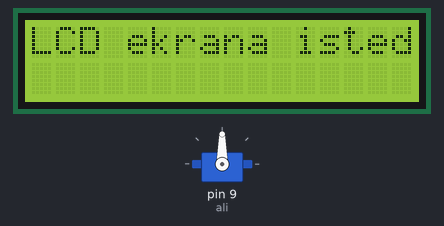
Recording of a sketch running on a simulated Arduino Uno, built with avr-gcc and run on an emulated ATmega328P. Parts: 16×2 character LCD, servo.

Above: at 0.1 s.
At 2.1 s:
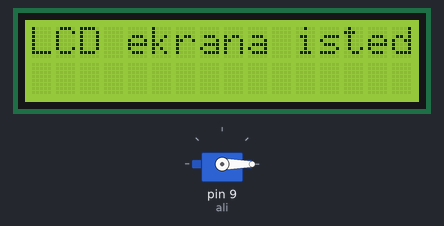
Timing chart, 0 to 3.6 s (numbered marks = the images above):
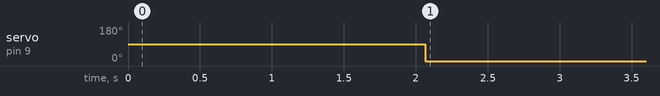

The sketch:

LCDekranveFonksiyon.ino
```cpp
#include <Servo.h>
#include <LiquidCrystal.h>
LiquidCrystal ekran(12, 11, 5, 4, 3, 2);
Servo ali;//Ben Servoma ali ismini verdim siz istediğinizi verebilirsiniz.
#define trigPin  13 //trig i bağladığınız pin
#define  echoPin  12 //echoyu  bağladığınız pin
int sure ;
int uzaklik ;
int potdurum;
int yenipotdurum;

void setup() {
Serial.begin (9600);
pinMode(trigPin, OUTPUT);
pinMode(echoPin, INPUT);

ekran.begin(16, 2);
ali.attach(9);//ismi ali olan servomun pinini harekete geçirdim.
ekran.print("LCD ekrana istediğini yazabilirsin");
}
void loop() {
hcsr(1000);
ali.write(uzaklik);
delay(15);
}
void hcsr(int herfonksdadegistir){
digitalWrite(trigPin, LOW);
delayMicroseconds(10);
digitalWrite(trigPin, HIGH);
delayMicroseconds(10);
digitalWrite(echoPin, HIGH);
sure = pulseIn(echoPin,HIGH);
uzaklik = (sure/2) / 29.1;
delay(herfonksdadegistir);//Her fonskiyonda delayın süresini değiştirmek için

}
```

Measured:
- by itself, servo on pin 9 (ali): 90° → 0° at 2.1 s
